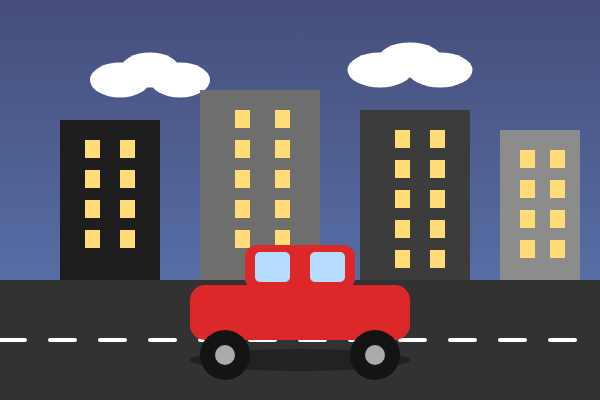
Frame 1 (no input)
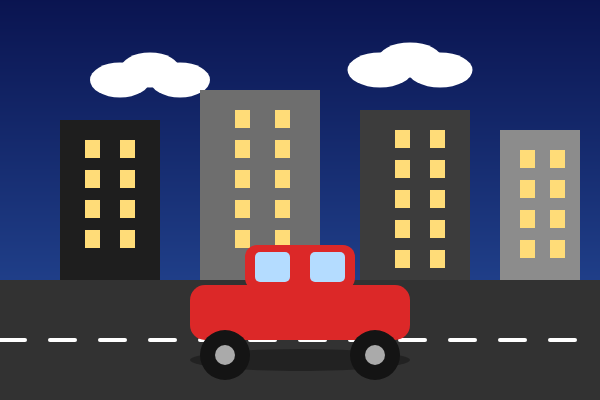
Frame 60 (no input)
Frame 120 (the mouse pressed at the canvas centre since frame 60): identical to frame 60, image omitted

The p5.js sketch that drew these frames (run headless with seeded random() and noise() and a simulated clock; from frame 60 on, the mouse is pressed at the canvas centre):

// p5.js sketch
// ── sketch.js
function setup() {
  createCanvas(600, 400);
}

function draw() {
  drawSky();
  drawClouds();
  drawBuildings();
  drawRoad();
  drawCar();
}

function drawSky(){

  for(let y = 0; y < height; y++){
    let c = lerpColor(color(10,20,80), color(40,80,160), y/height);
    stroke(c);
    line(0,y,width,y);
  }

}

function drawClouds(){

  noStroke();
  fill(255);

  ellipse(120,80,60,35);
  ellipse(150,70,60,35);
  ellipse(180,80,60,35);

  ellipse(380,70,65,35);
  ellipse(410,60,65,35);
  ellipse(440,70,65,35);

}

function drawBuildings(){

  // building 1
  fill(30);
  rect(60,120,100,160);

  fill(255,220,120);
  for(let y=140;y<260;y+=30){
    rect(85,y,15,18);
    rect(120,y,15,18);
  }

  // building 2
  fill(110);
  rect(200,90,120,190);

  fill(255,220,120);
  for(let y=110;y<260;y+=30){
    rect(235,y,15,18);
    rect(275,y,15,18);
  }

  // building 3
  fill(60);
  rect(360,110,110,170);

  fill(255,220,120);
  for(let y=130;y<260;y+=30){
    rect(395,y,15,18);
    rect(430,y,15,18);
  }

  // building 4
  fill(140);
  rect(500,130,80,150);

  fill(255,220,120);
  for(let y=150;y<260;y+=30){
    rect(520,y,15,18);
    rect(550,y,15,18);
  }

}

function drawRoad(){

  fill(50);
  rect(0,280,width,120);

  stroke(255);
  strokeWeight(4);

  for(let i=0;i<width;i+=50){
    line(i,340,i+25,340);
  }

  noStroke();

}
function drawCar(){

  push();
  translate(width/2,320);

  fill(0,80);
  ellipse(0,40,220,22);

  fill(220,40,40);
  rect(-110,-35,220,55,15);

  rect(-55,-75,110,45,12);

  fill(180,220,255);
  rect(-45,-68,35,30,5);
  rect(10,-68,35,30,5);


  fill(20);
  ellipse(-75,35,50);
  ellipse(75,35,50);

  fill(170);
  ellipse(-75,35,20);
  ellipse(75,35,20);

  pop();

}
